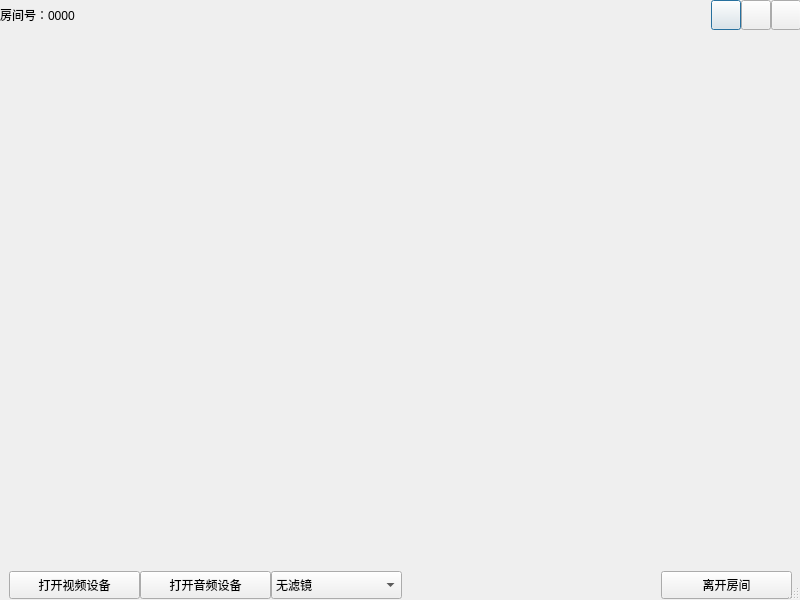
<?xml version="1.0" encoding="UTF-8"?>
<ui version="4.0">
 <class>RoomDialog</class>
 <widget class="QDialog" name="RoomDialog">
  <property name="geometry">
   <rect>
    <x>0</x>
    <y>0</y>
    <width>800</width>
    <height>600</height>
   </rect>
  </property>
  <property name="minimumSize">
   <size>
    <width>800</width>
    <height>600</height>
   </size>
  </property>
  <property name="windowTitle">
   <string>Dialog</string>
  </property>
  <property name="sizeGripEnabled">
   <bool>true</bool>
  </property>
  <layout class="QVBoxLayout" name="verticalLayout">
   <property name="spacing">
    <number>0</number>
   </property>
   <property name="leftMargin">
    <number>0</number>
   </property>
   <property name="topMargin">
    <number>0</number>
   </property>
   <property name="rightMargin">
    <number>0</number>
   </property>
   <property name="bottomMargin">
    <number>0</number>
   </property>
   <item>
    <widget class="QWidget" name="wdg_top" native="true">
     <property name="minimumSize">
      <size>
       <width>801</width>
       <height>30</height>
      </size>
     </property>
     <property name="maximumSize">
      <size>
       <width>16777215</width>
       <height>30</height>
      </size>
     </property>
     <layout class="QHBoxLayout" name="horizontalLayout_2">
      <property name="spacing">
       <number>0</number>
      </property>
      <property name="leftMargin">
       <number>0</number>
      </property>
      <property name="topMargin">
       <number>0</number>
      </property>
      <property name="rightMargin">
       <number>0</number>
      </property>
      <property name="bottomMargin">
       <number>0</number>
      </property>
      <item>
       <widget class="QLabel" name="lb_roomName">
        <property name="minimumSize">
         <size>
          <width>150</width>
          <height>30</height>
         </size>
        </property>
        <property name="maximumSize">
         <size>
          <width>150</width>
          <height>30</height>
         </size>
        </property>
        <property name="text">
         <string>房间号：0000</string>
        </property>
       </widget>
      </item>
      <item>
       <spacer name="horizontalSpacer">
        <property name="orientation">
         <enum>Qt::Horizontal</enum>
        </property>
        <property name="sizeHint" stdset="0">
         <size>
          <width>598</width>
          <height>20</height>
         </size>
        </property>
       </spacer>
      </item>
      <item>
       <widget class="QPushButton" name="pb_min">
        <property name="minimumSize">
         <size>
          <width>30</width>
          <height>30</height>
         </size>
        </property>
        <property name="maximumSize">
         <size>
          <width>30</width>
          <height>30</height>
         </size>
        </property>
        <property name="text">
         <string/>
        </property>
       </widget>
      </item>
      <item>
       <widget class="QPushButton" name="pb_max">
        <property name="minimumSize">
         <size>
          <width>30</width>
          <height>30</height>
         </size>
        </property>
        <property name="maximumSize">
         <size>
          <width>30</width>
          <height>30</height>
         </size>
        </property>
        <property name="text">
         <string/>
        </property>
       </widget>
      </item>
      <item>
       <widget class="QPushButton" name="pb_close">
        <property name="minimumSize">
         <size>
          <width>30</width>
          <height>30</height>
         </size>
        </property>
        <property name="maximumSize">
         <size>
          <width>30</width>
          <height>30</height>
         </size>
        </property>
        <property name="text">
         <string/>
        </property>
       </widget>
      </item>
     </layout>
    </widget>
   </item>
   <item>
    <widget class="QWidget" name="wdg_medial" native="true">
     <layout class="QHBoxLayout" name="horizontalLayout">
      <item>
       <widget class="QWidget" name="wdg_TV" native="true">
        <layout class="QVBoxLayout" name="verticalLayout_2">
         <item>
          <widget class="VideoForm" name="widget" native="true"/>
         </item>
        </layout>
       </widget>
      </item>
      <item>
       <widget class="IMToolBox" name="wdg_friendList" native="true">
        <property name="minimumSize">
         <size>
          <width>191</width>
          <height>521</height>
         </size>
        </property>
        <property name="maximumSize">
         <size>
          <width>191</width>
          <height>521</height>
         </size>
        </property>
       </widget>
      </item>
     </layout>
    </widget>
   </item>
   <item>
    <widget class="QWidget" name="wdg_down" native="true">
     <property name="minimumSize">
      <size>
       <width>801</width>
       <height>30</height>
      </size>
     </property>
     <property name="maximumSize">
      <size>
       <width>16777215</width>
       <height>30</height>
      </size>
     </property>
     <layout class="QHBoxLayout" name="horizontalLayout_3">
      <property name="spacing">
       <number>0</number>
      </property>
      <property name="leftMargin">
       <number>9</number>
      </property>
      <property name="topMargin">
       <number>0</number>
      </property>
      <property name="rightMargin">
       <number>9</number>
      </property>
      <property name="bottomMargin">
       <number>0</number>
      </property>
      <item>
       <widget class="QPushButton" name="pb_openVideo">
        <property name="minimumSize">
         <size>
          <width>131</width>
          <height>28</height>
         </size>
        </property>
        <property name="maximumSize">
         <size>
          <width>131</width>
          <height>28</height>
         </size>
        </property>
        <property name="text">
         <string>打开视频设备</string>
        </property>
       </widget>
      </item>
      <item>
       <widget class="QPushButton" name="pb_openSound">
        <property name="minimumSize">
         <size>
          <width>131</width>
          <height>28</height>
         </size>
        </property>
        <property name="maximumSize">
         <size>
          <width>131</width>
          <height>28</height>
         </size>
        </property>
        <property name="text">
         <string>打开音频设备</string>
        </property>
       </widget>
      </item>
      <item>
       <widget class="QComboBox" name="cb_photo">
        <property name="minimumSize">
         <size>
          <width>131</width>
          <height>28</height>
         </size>
        </property>
        <property name="maximumSize">
         <size>
          <width>131</width>
          <height>28</height>
         </size>
        </property>
        <item>
         <property name="text">
          <string>无滤镜</string>
         </property>
        </item>
        <item>
         <property name="text">
          <string>兔子耳朵</string>
         </property>
        </item>
        <item>
         <property name="text">
          <string>圣诞帽子</string>
         </property>
        </item>
       </widget>
      </item>
      <item>
       <spacer name="horizontalSpacer_2">
        <property name="orientation">
         <enum>Qt::Horizontal</enum>
        </property>
        <property name="sizeHint" stdset="0">
         <size>
          <width>256</width>
          <height>20</height>
         </size>
        </property>
       </spacer>
      </item>
      <item>
       <widget class="QPushButton" name="pu_leaveroom">
        <property name="minimumSize">
         <size>
          <width>131</width>
          <height>28</height>
         </size>
        </property>
        <property name="maximumSize">
         <size>
          <width>131</width>
          <height>28</height>
         </size>
        </property>
        <property name="text">
         <string>离开房间</string>
        </property>
       </widget>
      </item>
     </layout>
    </widget>
   </item>
  </layout>
 </widget>
 <customwidgets>
  <customwidget>
   <class>IMToolBox</class>
   <extends>QWidget</extends>
   <header>imtoolbox.h</header>
   <container>1</container>
  </customwidget>
  <customwidget>
   <class>VideoForm</class>
   <extends>QWidget</extends>
   <header location="global">videoform.h</header>
   <container>1</container>
  </customwidget>
 </customwidgets>
 <resources/>
 <connections/>
</ui>
